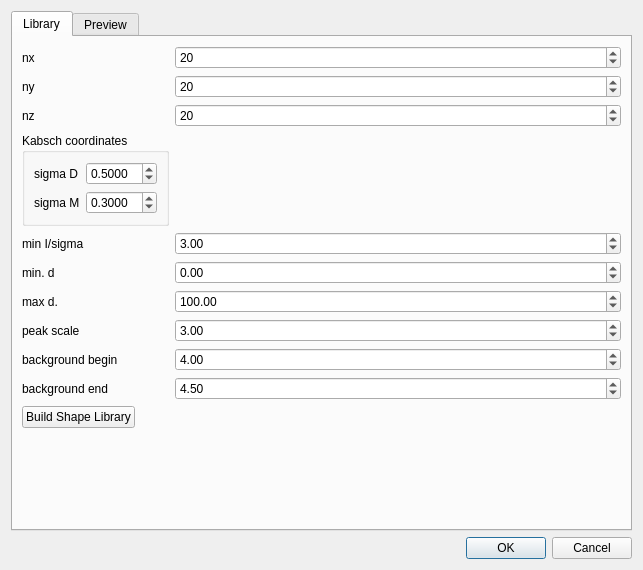
<?xml version="1.0" encoding="UTF-8"?>
<ui version="4.0">
 <class>DialogShapeLibrary</class>
 <widget class="QDialog" name="DialogShapeLibrary">
  <property name="geometry">
   <rect>
    <x>0</x>
    <y>0</y>
    <width>643</width>
    <height>570</height>
   </rect>
  </property>
  <property name="windowTitle">
   <string>Dialog</string>
  </property>
  <layout class="QGridLayout" name="gridLayout">
   <item row="0" column="0">
    <widget class="QTabWidget" name="tabs">
     <property name="currentIndex">
      <number>0</number>
     </property>
     <widget class="QWidget" name="libraryTab">
      <attribute name="title">
       <string>Library</string>
      </attribute>
      <layout class="QFormLayout" name="formLayout_2">
       <item row="0" column="0">
        <widget class="QLabel" name="label">
         <property name="text">
          <string>nx</string>
         </property>
        </widget>
       </item>
       <item row="0" column="1">
        <widget class="QSpinBox" name="nx">
         <property name="minimum">
          <number>5</number>
         </property>
         <property name="value">
          <number>20</number>
         </property>
        </widget>
       </item>
       <item row="1" column="0">
        <widget class="QLabel" name="label_2">
         <property name="text">
          <string>ny</string>
         </property>
        </widget>
       </item>
       <item row="1" column="1">
        <widget class="QSpinBox" name="ny">
         <property name="minimum">
          <number>5</number>
         </property>
         <property name="value">
          <number>20</number>
         </property>
        </widget>
       </item>
       <item row="2" column="0">
        <widget class="QLabel" name="label_3">
         <property name="text">
          <string>nz</string>
         </property>
        </widget>
       </item>
       <item row="2" column="1">
        <widget class="QSpinBox" name="nz">
         <property name="minimum">
          <number>5</number>
         </property>
         <property name="value">
          <number>20</number>
         </property>
        </widget>
       </item>
       <item row="3" column="0">
        <widget class="QGroupBox" name="kabsch">
         <property name="title">
          <string>Kabsch coordinates</string>
         </property>
         <layout class="QFormLayout" name="formLayout">
          <item row="0" column="0">
           <widget class="QLabel" name="label_sigmaD">
            <property name="text">
             <string>sigma D</string>
            </property>
           </widget>
          </item>
          <item row="0" column="1">
           <widget class="QDoubleSpinBox" name="sigmaD">
            <property name="decimals">
             <number>4</number>
            </property>
            <property name="singleStep">
             <double>0.000100000000000</double>
            </property>
            <property name="value">
             <double>0.500000000000000</double>
            </property>
           </widget>
          </item>
          <item row="1" column="0">
           <widget class="QLabel" name="label_sigmaM">
            <property name="text">
             <string>sigma M</string>
            </property>
           </widget>
          </item>
          <item row="1" column="1">
           <widget class="QDoubleSpinBox" name="sigmaM">
            <property name="decimals">
             <number>4</number>
            </property>
            <property name="singleStep">
             <double>0.000100000000000</double>
            </property>
            <property name="value">
             <double>0.300000000000000</double>
            </property>
           </widget>
          </item>
         </layout>
         <zorder>label_sigmaD</zorder>
         <zorder>label_sigmaM</zorder>
         <zorder>sigmaD</zorder>
         <zorder>sigmaM</zorder>
        </widget>
       </item>
       <item row="4" column="0">
        <widget class="QLabel" name="label_4">
         <property name="text">
          <string>min I/sigma</string>
         </property>
        </widget>
       </item>
       <item row="4" column="1">
        <widget class="QDoubleSpinBox" name="Isigma">
         <property name="singleStep">
          <double>0.010000000000000</double>
         </property>
         <property name="value">
          <double>3.000000000000000</double>
         </property>
        </widget>
       </item>
       <item row="5" column="0">
        <widget class="QLabel" name="label_5">
         <property name="text">
          <string>min. d</string>
         </property>
        </widget>
       </item>
       <item row="5" column="1">
        <widget class="QDoubleSpinBox" name="dMin">
         <property name="wrapping">
          <bool>true</bool>
         </property>
         <property name="decimals">
          <number>2</number>
         </property>
         <property name="maximum">
          <double>10000.000000000000000</double>
         </property>
         <property name="singleStep">
          <double>0.010000000000000</double>
         </property>
        </widget>
       </item>
       <item row="6" column="0">
        <widget class="QLabel" name="label_6">
         <property name="text">
          <string>max d.</string>
         </property>
        </widget>
       </item>
       <item row="6" column="1">
        <widget class="QDoubleSpinBox" name="dMax">
         <property name="wrapping">
          <bool>true</bool>
         </property>
         <property name="decimals">
          <number>2</number>
         </property>
         <property name="maximum">
          <double>10000.000000000000000</double>
         </property>
         <property name="singleStep">
          <double>0.010000000000000</double>
         </property>
         <property name="value">
          <double>100.000000000000000</double>
         </property>
        </widget>
       </item>
       <item row="7" column="0">
        <widget class="QLabel" name="label_7">
         <property name="text">
          <string>peak scale</string>
         </property>
        </widget>
       </item>
       <item row="7" column="1">
        <widget class="QDoubleSpinBox" name="peakScale">
         <property name="singleStep">
          <double>0.100000000000000</double>
         </property>
         <property name="value">
          <double>3.000000000000000</double>
         </property>
        </widget>
       </item>
       <item row="8" column="0">
        <widget class="QLabel" name="label_16">
         <property name="text">
          <string>background begin</string>
         </property>
        </widget>
       </item>
       <item row="8" column="1">
        <widget class="QDoubleSpinBox" name="bkgBegin">
         <property name="singleStep">
          <double>0.100000000000000</double>
         </property>
         <property name="value">
          <double>4.000000000000000</double>
         </property>
        </widget>
       </item>
       <item row="9" column="0">
        <widget class="QLabel" name="label_17">
         <property name="text">
          <string>background end</string>
         </property>
        </widget>
       </item>
       <item row="9" column="1">
        <widget class="QDoubleSpinBox" name="bkgEnd">
         <property name="singleStep">
          <double>0.100000000000000</double>
         </property>
         <property name="value">
          <double>4.500000000000000</double>
         </property>
        </widget>
       </item>
       <item row="10" column="0">
        <widget class="QPushButton" name="build">
         <property name="text">
          <string>Build Shape Library</string>
         </property>
        </widget>
       </item>
      </layout>
     </widget>
     <widget class="QWidget" name="previewTab">
      <attribute name="title">
       <string>Preview</string>
      </attribute>
      <layout class="QGridLayout" name="gridLayout_2">
       <item row="0" column="0">
        <widget class="QTableView" name="peaks"/>
       </item>
       <item row="1" column="0">
        <layout class="QHBoxLayout" name="horizontalLayout">
         <item>
          <layout class="QFormLayout" name="formLayout_3">
           <item row="0" column="0">
            <widget class="QLabel" name="label_11">
             <property name="text">
              <string>x</string>
             </property>
            </widget>
           </item>
           <item row="0" column="1">
            <widget class="QDoubleSpinBox" name="x">
             <property name="singleStep">
              <double>0.010000000000000</double>
             </property>
            </widget>
           </item>
           <item row="1" column="0">
            <widget class="QLabel" name="label_12">
             <property name="text">
              <string>y</string>
             </property>
            </widget>
           </item>
           <item row="1" column="1">
            <widget class="QDoubleSpinBox" name="y">
             <property name="singleStep">
              <double>0.010000000000000</double>
             </property>
            </widget>
           </item>
           <item row="2" column="0">
            <widget class="QLabel" name="label_13">
             <property name="text">
              <string>frame</string>
             </property>
            </widget>
           </item>
           <item row="2" column="1">
            <widget class="QDoubleSpinBox" name="frame">
             <property name="singleStep">
              <double>0.010000000000000</double>
             </property>
            </widget>
           </item>
           <item row="3" column="0">
            <widget class="QLabel" name="label_14">
             <property name="text">
              <string>radius</string>
             </property>
            </widget>
           </item>
           <item row="3" column="1">
            <widget class="QDoubleSpinBox" name="radius">
             <property name="singleStep">
              <double>0.010000000000000</double>
             </property>
            </widget>
           </item>
           <item row="4" column="0">
            <widget class="QLabel" name="label_15">
             <property name="text">
              <string>n frames</string>
             </property>
            </widget>
           </item>
           <item row="4" column="1">
            <widget class="QDoubleSpinBox" name="nframes">
             <property name="singleStep">
              <double>0.010000000000000</double>
             </property>
            </widget>
           </item>
           <item row="5" column="0" colspan="2">
            <widget class="QPushButton" name="calculate">
             <property name="text">
              <string>Calculate Mean Profile</string>
             </property>
            </widget>
           </item>
          </layout>
         </item>
         <item>
          <layout class="QVBoxLayout" name="verticalLayout">
           <item>
            <widget class="QGraphicsView" name="preview"/>
           </item>
           <item>
            <widget class="QSlider" name="drawFrame">
             <property name="orientation">
              <enum>Qt::Horizontal</enum>
             </property>
            </widget>
           </item>
          </layout>
         </item>
        </layout>
       </item>
      </layout>
     </widget>
    </widget>
   </item>
   <item row="3" column="0">
    <widget class="QDialogButtonBox" name="buttonBox">
     <property name="orientation">
      <enum>Qt::Horizontal</enum>
     </property>
     <property name="standardButtons">
      <set>QDialogButtonBox::Cancel|QDialogButtonBox::Ok</set>
     </property>
    </widget>
   </item>
  </layout>
 </widget>
 <resources/>
 <connections>
  <connection>
   <sender>buttonBox</sender>
   <signal>rejected()</signal>
   <receiver>DialogShapeLibrary</receiver>
   <slot>reject()</slot>
   <hints>
    <hint type="sourcelabel">
     <x>316</x>
     <y>260</y>
    </hint>
    <hint type="destinationlabel">
     <x>286</x>
     <y>274</y>
    </hint>
   </hints>
  </connection>
  <connection>
   <sender>buttonBox</sender>
   <signal>accepted()</signal>
   <receiver>DialogShapeLibrary</receiver>
   <slot>accept()</slot>
   <hints>
    <hint type="sourcelabel">
     <x>248</x>
     <y>254</y>
    </hint>
    <hint type="destinationlabel">
     <x>157</x>
     <y>274</y>
    </hint>
   </hints>
  </connection>
 </connections>
</ui>
